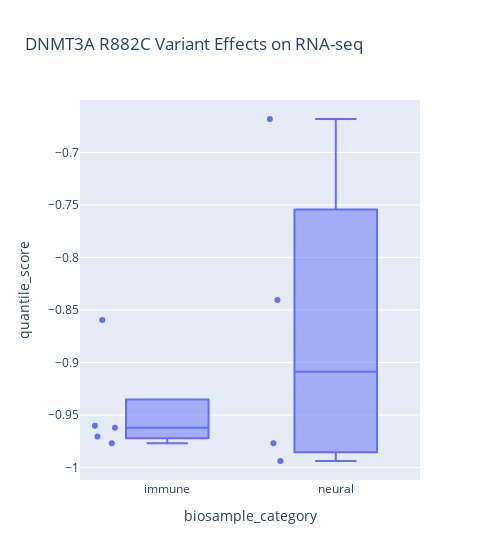

Source (notebook cell):
### Code cell
px.box(
    dnmt3a_immune_neural_df,
    x="biosample_category",
    y="quantile_score",
    title="DNMT3A R882C Variant Effects on RNA-seq",
    width=500,
    points="all",
)

### Figure 1 — Plotly figure (JSON) as saved in the notebook; plotly's stock layout.template omitted (floating-point values rounded to 4 significant figures)
{"data": [{"alignmentgroup": "True", "boxpoints": "all", "hovertemplate": "biosample_category=%{x}<br>quantile_score=%{y}<extra></extra>", "legendgroup": "", "marker": {"color": "#636efa"}, "name": "", "notched": false, "offsetgroup": "", "orientation": "v", "showlegend": false, "type": "box", "x": ["immune", "neural", "immune", "immune", "neural", "neural", "immune", "immune", "neural"], "x0": " ", "xaxis": "x", "y": [-0.9704, -0.9938, -0.962, -0.9603, -0.8405, -0.6682, -0.8597, -0.977, -0.977], "y0": " ", "yaxis": "y"}], "layout": {"boxmode": "group", "legend": {"tracegroupgap": 0}, "title": {"text": "DNMT3A R882C Variant Effects on RNA-seq"}, "width": 500, "xaxis": {"anchor": "y", "domain": [0, 1], "title": {"text": "biosample_category"}}, "yaxis": {"anchor": "x", "domain": [0, 1], "title": {"text": "quantile_score"}}}}
